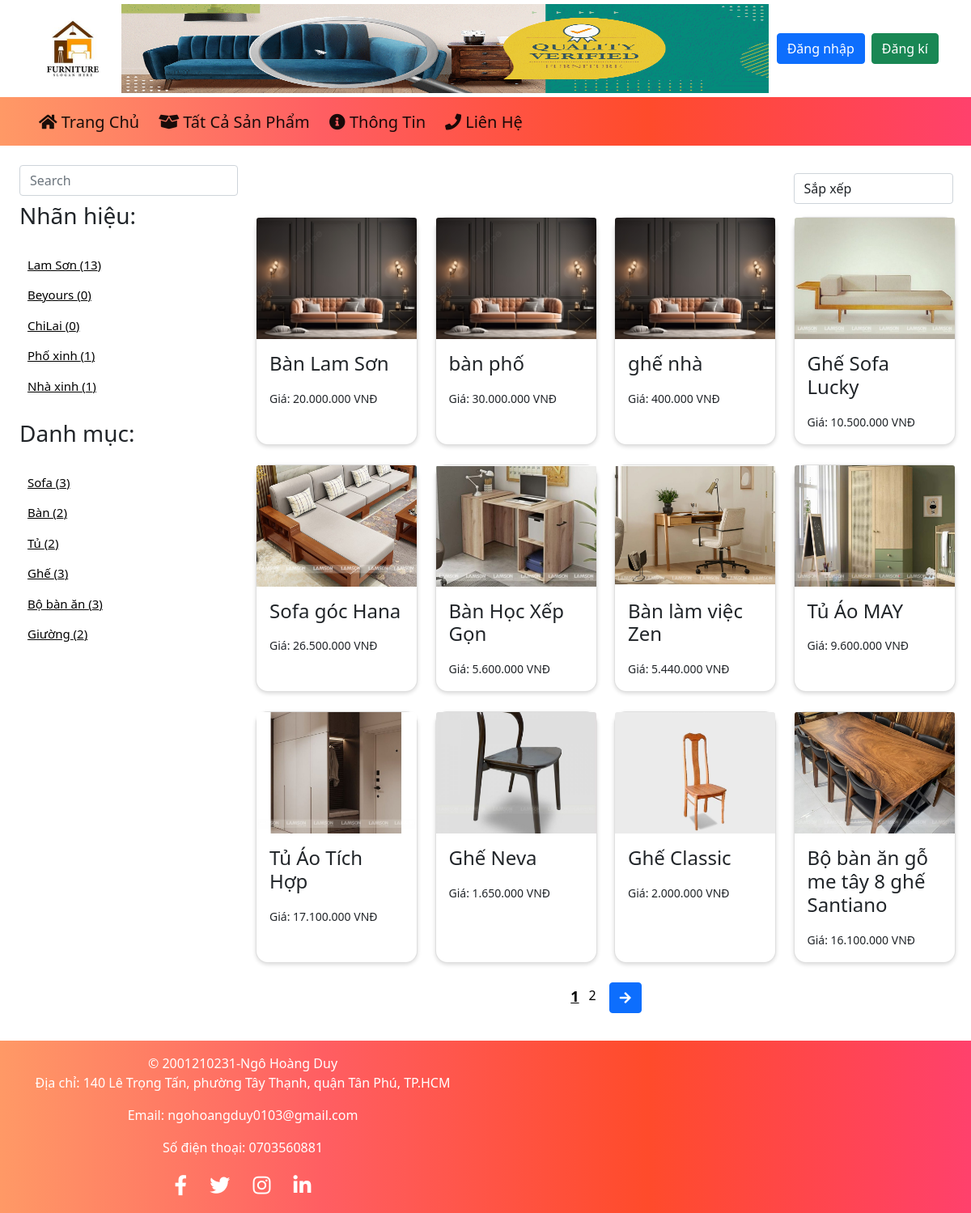
The app's page /Product/products.php with its own data.
### tables this page shows
CREATE TABLE `brand` (
  `Brand_Id` int NOT NULL,
  `Brand_Name` varchar(255) DEFAULT NULL
);

CREATE TABLE `product` (
  `Product_Id` int NOT NULL,
  `Product_Name` varchar(255) DEFAULT NULL,
  `Description` text,
  `Price` decimal(14,2) DEFAULT NULL,
  `Image` varchar(255) DEFAULT NULL,
  `Brand_Id` int DEFAULT NULL,
  `Category_Id` int DEFAULT NULL
);

CREATE TABLE `category` (
  `Category_Id` int NOT NULL,
  `Category_Name` varchar(255) DEFAULT NULL
);

### include/Database.php (called while the page is built, shortened)
<?php
class Database {
    private $pdo;
    public function __construct() {
        $host = "localhost";
        $db = "noithat";
        $user = "Duy";
        $pass = "Duy01032003!";
        $dsn = "mysql:host=$host;dbname=$db;charset=utf8";
            $this->pdo = new PDO($dsn, $user, $pass);
    }
    public function prepareAndExecute($sql, $data = []) {
        $stmt = $this->pdo->prepare($sql);
        $stmt->execute($data);
        return $stmt;
    }
    public function getAllData($table) {
        $sql = "SELECT * FROM $table";
        $stmt = $this->prepareAndExecute($sql);
        return $stmt->fetchAll(PDO::FETCH_ASSOC);
    }
}

### Product/Product.php (called while the page is built, shortened)
<?php
class Product{
    public function getAllProducts($db) {
        return $db->getAllData('product');
    }
    public function getProductsSorted($products, $sortType) {
        usort($products, function($a, $b) use ($sortType) {
            switch ($sortType) {
                case 'name-asc':
                    return strcmp($a['Product_Name'], $b['Product_Name']);
                case 'name-desc':
                    return strcmp($b['Product_Name'], $a['Product_Name']);
                case 'price-desc':
                    return $b['Price'] - $a['Price'];
                case 'price-asc':
                    return $a['Price'] - $b['Price'];
                default:
                    return 0;
            }
        });
        return $products;
    }
}

### Product/products.php (the view, shortened to what this page needs)
<?php
require_once "../include/Database.php";
require_once "Product.php";
require_once "../include/layout/header.php";
$db = new Database();
$product = new Product();
$allProducts = $product->getAllProducts($db);
$sortType = $_GET['sort'] ?? '';
$productPerPage = 12;
$page = isset($_GET['page']) ? (int)$_GET['page'] : 1;
$offset = ($page - 1) * $productPerPage;
$filteredProducts = $allProducts;
$sortedProducts = $product->getProductsSorted($filteredProducts, $sortType);
$totalProducts = count($sortedProducts);
$totalPages = ceil($totalProducts / $productPerPage);
$products = array_slice($sortedProducts, $offset, $productPerPage);
$brands = $db->getAllData('brand');
$categories = $db->getAllData('category');
$urlParams = $_GET;
unset($urlParams['page']);
$urlParams = http_build_query($urlParams);
?>
<div class="row p-4">
    <div class="filter-container col-3">
        <div class="form-group">
            <input type="text" class="form-control mb-2" id="searchBox" name="searchBox" placeholder="Search" onkeydown="if (event.key == 'Enter') searchProduct()">
        </div>
        <div class="form-group">
            <h3>Nhãn hiệu:</h3>
            <br>
            <ul>
                <?php
                foreach ($brands as $brand) {
                    $countBrand = count(array_filter($allProducts, function($product) use ($brand) {
                        return $product['Brand_Id'] == $brand['Brand_Id'];
                    }));
                    ?>
                    <li><a href="?brand=<?php echo urlencode($brand['Brand_Id']); ?>"><?php echo $brand['Brand_Name'] . " (" . $countBrand . ")" ?></a></li>
                    <?php
                }
                ?>
            </ul>
        </div>
        <div class="form-group">
            <h3>Danh mục:</h3>
            <br>
            <ul>
                <?php
                foreach ($categories as $category) {
                    $countCategory = count(array_filter($allProducts, function($product) use ($category) {
                        return $product['Category_Id'] == $category['Category_Id'];
                    }));
                    ?>
                    <li><a href="?category=<?php echo urlencode($category['Category_Id']); ?>"><?php echo $category['Category_Name'] . " (" . $countCategory . ")" ?></a></li>
                    <?php
                }
                ?>
            </ul>
        </div>
    </div>
    <div class="product-container col-9" id="product-container">
        <div class="row">
            <div class="col-9"></div>
            <div class="col-3">
                <div class="sort d-flex justify-content-end mb-3">
                    <select id="sortSelect" class="form-control" title="sort" onchange="sortProducts()">
                        <option value="">Sắp xếp</option>
                    </select>
                </div>
            </div>
        </div>
        <div class="row" id="product-grid">
            <?php foreach ($products as $product): ?>
                <div class="col-lg-3 col-md-6 mb-4">
                    <div class="card product-card h-100">
                        <a href="detail.php?id=<?=$product['Product_Id']?>"><img class="card-img-top" src="../include/image/<?= $product['Image'] ?>" alt="Hình ảnh"></a>
                        <div class="card-body">
                            <h4 class="card-title">
                                <p><?= $product['Product_Name'] ?></p>
                            </h4>
                            <small>Giá: <?= number_format($product['Price'], 0, ',', '.') ?> VNĐ</small>
                        </div>
                    </div>
                </div>
            <?php endforeach; ?>
        </div>
        <div class="pagination justify-content-center">
            <?php
            if ($totalPages <= 3) {
                $start = 1;
                $end = $totalPages;
            } else {
                $start = $page - 1 <= 1 ? 1 : ($page + 1 >= $totalPages ? $totalPages - 2 : $page - 1);
                $end = $start + 2;
            }
            for ($i = $start; $i <= $end; $i++): ?>
                <a href="?<?php echo $urlParams; ?>&page=<?php echo $i; ?>" class="<?php if ($page == $i) echo 'active'; ?> ms-1 me-2 mt-1"><?php echo $i; ?></a>
            <?php endfor;
            ?>
            <?php if ($page < $totalPages): ?>
                <button class="btn btn-primary ms-2" onclick="window.location.href='?<?php echo $urlParams; ?>&page=<?php echo $page + 1; ?>'"><i class="fas fa-arrow-right"></i></button>
            <?php endif; ?>
        </div>
    </div>
</div>
<?php
require_once "../include/layout/footer.php";
?>

### include/layout/header.php (style rules this page uses)
.product-container { padding: 10px; }
.product-card { border-radius: 15px; transition: all .2s; box-shadow: 0 2px 5px rgba(0, 0, 0, 0.15); width: 200px; }
.product-card img { height: 150px; object-fit: cover }
.filter-container ul { list-style-type: none; padding-left: 10px; }
.filter-container li { padding-bottom: 15px; font-size: 15px; color: black; }
.filter-container a { color: black; }
.pagination a { text-decoration: none; font-size: 16px; color: black; }
.pagination a.active { font-weight: bold; text-decoration: underline; font-size: 18px; }

### records on screen
brand: Brand_Name "Lam Sơn", countBrand "13"
brand: Brand_Name "Beyours", countBrand "0"
brand: Brand_Name "ChiLai", countBrand "0"
brand: Brand_Name "Phố xinh"
product: Brand_Id "1", Image (picture), Product_Name "Bàn Lam Sơn", Price "20.000.000"
brand: Brand_Name "Nhà xinh"
category: Category_Name "Sofa", countCategory "3"
category: Category_Name "Bàn", countCategory "2"
category: Category_Name "Tủ", countCategory "2"
category: Category_Name "Ghế", countCategory "3"
category: Category_Name "Bộ bàn ăn", countCategory "3"
category: Category_Name "Giường", countCategory "2"
product: Image (picture), Product_Name "bàn phố", Price "30.000.000"
product: Image (picture), Product_Name "ghế nhà", Price "400.000"
product: Image (picture), Product_Name "Ghế Sofa Lucky", Price "10.500.000"
product: Image (picture), Product_Name "Sofa góc Hana", Price "26.500.000"
product: Image (picture), Product_Name "Bàn Học Xếp Gọn", Price "5.600.000"
product: Image (picture), Product_Name "Bàn làm việc Zen", Price "5.440.000"
product: Image (picture), Product_Name "Tủ Áo MAY", Price "9.600.000"
product: Image (picture), Product_Name "Tủ Áo Tích Hợp", Price "17.100.000"
product: Image (picture), Product_Name "Ghế Neva", Price "1.650.000"
product: Image (picture), Product_Name "Ghế Classic", Price "2.000.000"
product: Image (picture), Product_Name "Bộ bàn ăn gỗ me tây 8 ghế Santiano", Price "16.100.000"
